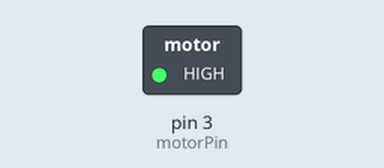
This sketch was run on a simulated Arduino Uno, built with avr-gcc and run on an emulated ATmega328P. On the bench: switched loads named in the sketch (green lamp = pin HIGH).

Above: at 0.5 s.
At 3.5 s:
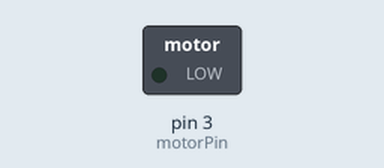
Timing chart, 0 to 7.8 s (numbered marks = the images above):
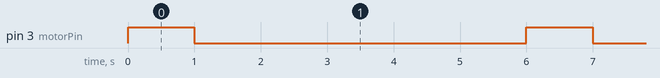

The sketch:

generate-vibration-test-ROB08449-motor.ino
```cpp
const int motorPin = 3;

void setup()
{
  pinMode(motorPin, OUTPUT);
}

void loop()
{
  digitalWrite(motorPin, HIGH);
  delay(1000);
  digitalWrite(motorPin, LOW);
  delay(5000);
}
```

Measured:
- by itself, pin 3 (motorPin): alternates HIGH for 1.0 s and LOW for 5.0 s
